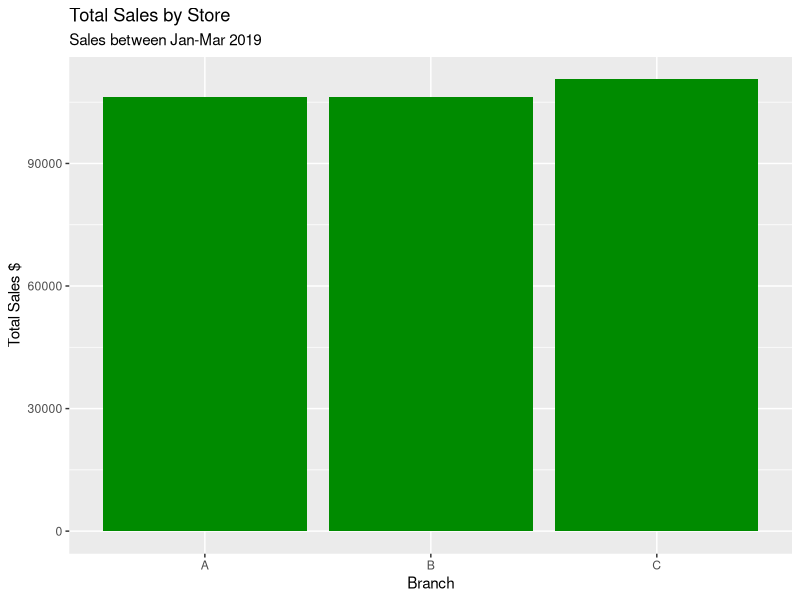
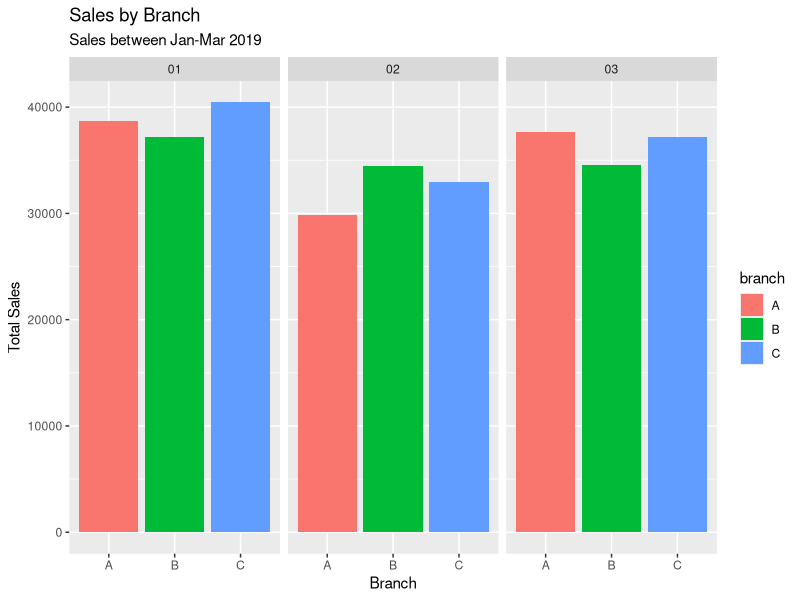
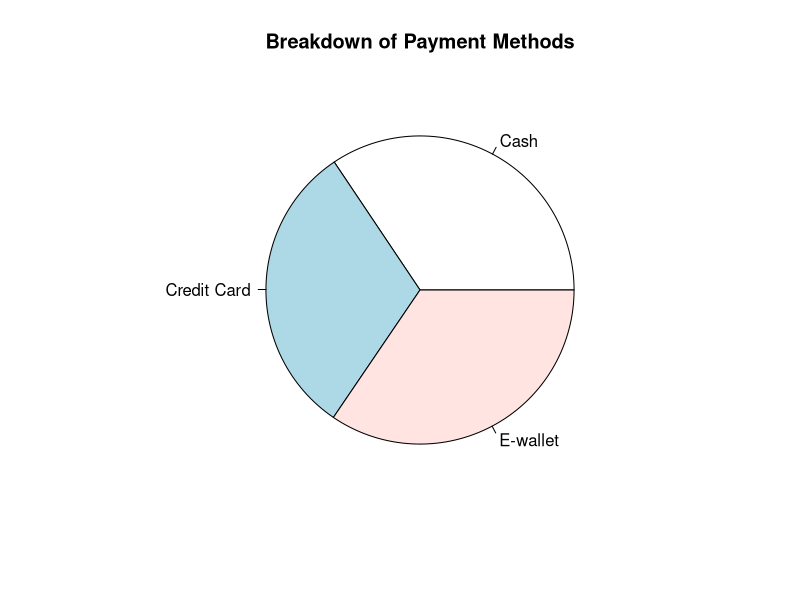

R code for these plots, in order:
#install.packages("dplyr")
#install.packages("tidyverse")
#install.packages("lubridate")
#install.packages("gridExtra")

# Import library
library(dplyr)
library(tidyverse)
library(lubridate)
library(gridExtra)
# Read in dataset
data = read.csv('sales.csv', header = T, na.strings = '')
names(data)
dim(data)
## đổi tên cột sang chữ thường
data <- rename_with(data, tolower)
## replace '.' to '_'
names(data) <- gsub("\\.", "_", names(data))
str(data)
## đổi tên cột tax_5_ thành tax_5
data <- rename(data, tax_5 = tax_5_)
str(data)
# loại bỏ trùng lặp
data <- distinct(data)
dim(data)
View(data)
summary(data)

# kiểm tra các cột char để biết các giá trị phù hợp
table(data$branch)
table(data$city)
table(data$customer_type)
table(data$gender)
table(data$product)
table(data$payment)

#type conversion
#data$branch <- as.factor(data$branch)
#data$customer_type <- as.factor(data$customer_type)
#data$gender <- as.factor(data$gender)
#data$city <- as.factor(data$city)
#data$product <- as.factor(data$product)
#data$payment <- as.factor(data$payment)

# thay đổi cột ngày sang kiểu Date
data$date <- as.Date(data$date, "%m/%d/%y")

str(data)

colSums(is.na(data))

# Loại bỏ NA
data_omit <- na.omit(data)
colSums(is.na(data_omit))

# tạo các cột mới cho năm, tháng và ngày
data$year <- format(as.Date(data$date), "%Y")
data$month <- format(as.Date(data$date), "%m")
data$day <- format(as.Date(data$date), "%d")


data$month_name <-
  factor(
    as.numeric(data$month),
    levels = c(1, 2, 3),
    labels = c("January", "February", "March")
  )

data$weekday <- factor(
  wday(data$date, week_start = 1),
  levels = c(1, 2, 3, 4, 5, 6, 7),
  labels = c(
    "Monday",
    "Tuesday",
    "Wednesday",
    "Thursday",
    "Friday",
    "Saturday",
    "Sunday"
  )
)

# Chi nhánh nào có doanh số cao nhất?
sales_by_store <- data %>%
  group_by(branch) %>%
  summarize(total_sales = sum(total))
#x <- group_by(data, branch)
#sales_by_store <- summarize(x, t = sum(total))
#sales_by_store
print(sales_by_store)

sales_by_store %>%
  ggplot(aes(x = branch, y = total_sales)) +
  geom_col(fill = 'green4') +
  labs(
    title = "Total Sales by Store",
    subtitle = "Sales between Jan-Mar 2019",
    x = "Branch",
    y = "Total Sales $"
  )

# Chi nhánh nào có doanh số cao nhất theo tháng?
sales_by_store_month <- data %>%
  group_by(branch, month) %>%
  summarize(total_sales = sum(total))

sales_by_store_month %>%
  ggplot(aes(x = branch, y = total_sales, fill = branch)) +
  geom_col() +
  labs(
    title = "Sales by Branch",
    subtitle = "Sales between Jan-Mar 2019",
    x = "Branch",
    y = "Total Sales"
  ) +
  facet_wrap(~ month)

# Trung bình các đánh giá của mỗi chi nhánh?
avg_ratings_store <- data %>%
  group_by(branch) %>%
  summarize(avg_store_rating = mean(rating))
avg_ratings_store

# Phương thức thanh toán nào phổ biến nhất?
pmt_method <- data %>%
  group_by(payment) %>%
  count()
pmt_method

pie(pmt_method$n,
    labels = c("Cash", "Credit Card", "E-wallet"),
    main = "Breakdown of Payment Methods")
